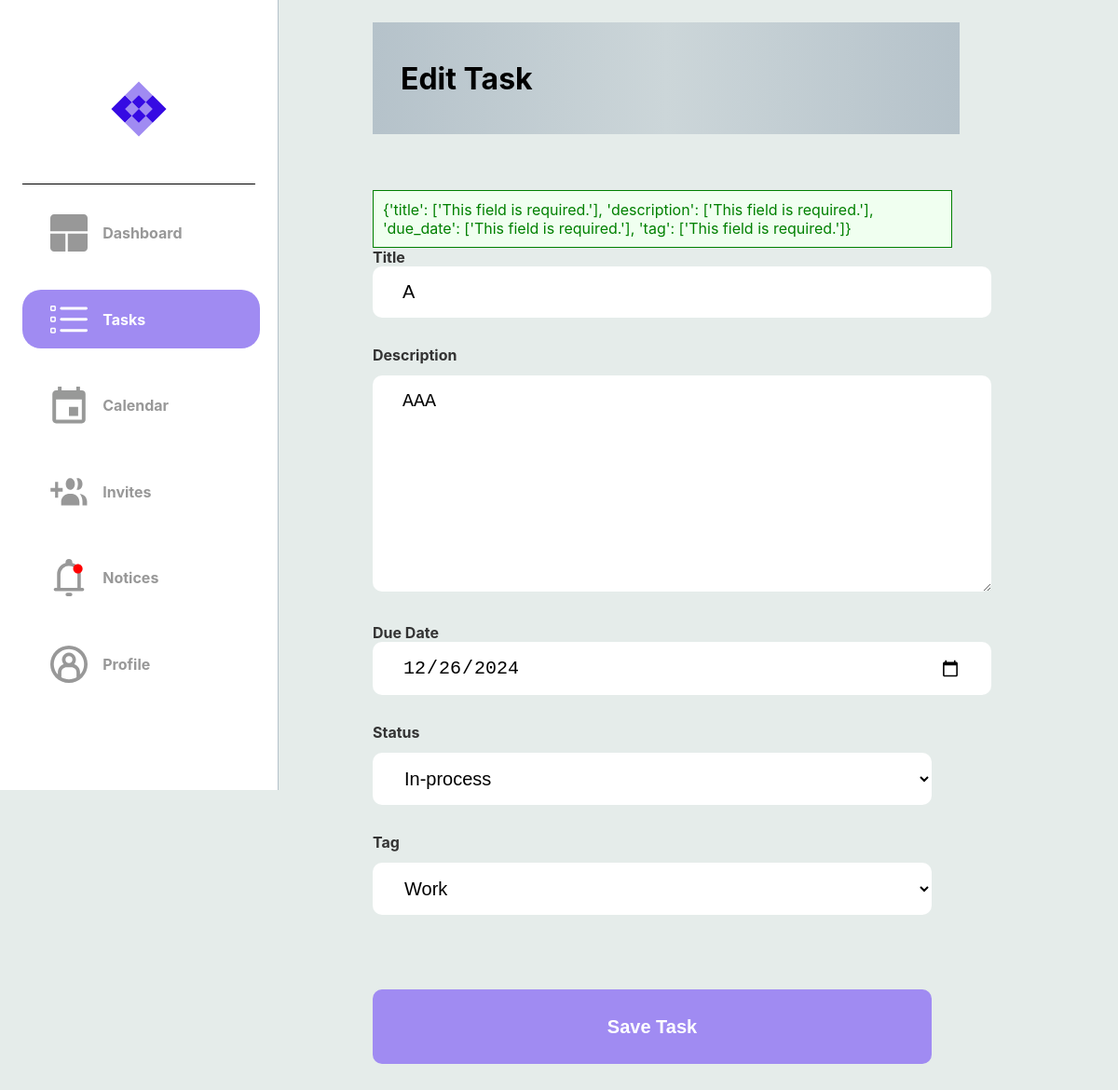
The app's page /save_task/1 (signed in) with its own data.
### dotask/models.py (models this page shows)
class Task(db.Model):
    __tablename__ = "task"
    id = db.Column(db.Integer, primary_key=True)
    title = db.Column(db.String(100), nullable=False)
    description = db.Column(db.String(400), nullable=False)
    due_date = db.Column(db.Date, nullable=False)
    status = db.Column(Enum(TaskStatus))
    tag = db.Column(Enum(TaskTag))
    users = relationship('User', secondary=user_task,
    backref='tasks')

### dotask/routes.py (the view)
@app.route("/save_task/<task_id>", methods=['GET','POST'])
@login_required
def hello_save_task(task_id):
        form = TaskForm(request.form)
        task = Task.query.get_or_404(task_id)
        notices = current_user.notes
        if form.validate():
            due_date_str = form.due_date.data
            form = request.form
            due_date_str = form.get('due_date')
            year, month, day = map(int, due_date_str.split('-')[:3])
            due_date = date(year, month, day)
            task = Task.query.get_or_404(task_id)
            try:
                if task:
                    task.title  = form.get('title')
                    task.description  = form.get('description')
                    task.due_date = due_date
                    task.status = form.get('status')
                    task.tag = form.get('tag')
                    all_users = task.users
                    notify = Notification(notification=f"Task has been updated by {current_user.last_name} {current_user.first_name}", task_title=task.title)
                    for user in all_users:
                        if user != current_user:
                            user.notes.append(notify)
                    db.session.commit()
                    flash(f'Task updated successfully!')
                    task_id = task.id
                    return redirect(url_for('hello_each_task',task_id=task_id))
            except Exception as e:
                flash(f'Error saving task: {str(e)}')
                return render_template("each_task.html", task=task, notices=notices)
        else:
            flash(form.errors, category='error')
            return render_template('edit_task.html', task=task, notices=notices)

### dotask/forms.py
class TaskForm(Form):
    title  = StringField('Title', [validators.DataRequired()])
    description  = StringField('Description',[validators.DataRequired()])
    due_date = DateField('Due Date',[validators.DataRequired()])
    tag = SelectField(u'Tag', choices=['Home','Work','Personal','Errands'], validators=[DataRequired()])

### dotask/routes.py (called while the page is built)
@app.after_request
def after_request(response):
    response.headers["Cache-Control"] = "no-cache, no-store, must-revalidate"
    return response

@login_manager.user_loader
def load_user(user_id):
    return User.query.get(user_id)

### dotask/templates/edit_task.html (shortened to what this page needs)
<!DOCTYPE html>
<html lang="en">
<head>
    {% extends "layout.html" %}
    {% block head %}
        <link rel="stylesheet" {% block css_tab_colour %} href="../static/css/tasks.css" {% endblock %}/>
    {% endblock %}
    {% block nav_title %}
    <div class="nav_title">
        <h1>Edit Task</h1>
    </div>
    {% endblock nav_title %}
    {% block flash_div %}
        {% with messages = get_flashed_messages() %}
            {% if messages %}
                <div class="flash-div">
                {% for message in messages %}
                {{ message }}
                {% endfor %}
                </div>
            {% endif %}
        {% endwith %}
    {% endblock flash_div %}
    {% block task_image_colour %}
        <a class="a2" href="{{ url_for('hello_tasks') }}">
        <div id="logos">
            <img class="imgs" src="../static/svg/tasks_active.svg">
            <h4 class="sidebar-text">Tasks</h4>
        </div>
        </a>
    {% endblock task_image_colour %}
    {% block new_task_form %}
        <form action="/save_task/{{ task.id }}" method="POST">
            <label for="title">Title</label>
            <input type="text" name="title" class="labels" id="title" value="{{ task['title'] }}">
            <label for="description">Description</label>
            <textarea
                name="description"class="labels description" id="description" rows="4" cols="30">{{ task['description'] }}
            </textarea>
            <label for="due_date">Due Date</label>
            <input type="date" name="due_date" class="labels" id="due_date" value="{{ task['due_date'] }}">
            <label for="status">Status</label>
            <select name="status" id="status">
                {% if task.status.name == 'Completed' %}
                  <option value="In_Progress">In-process</option>
                  <option value="Completed" selected>Completed</option>
                  <option value="Cancelled">Cancelled</option>
                {% elif task.status.name == 'Cancelled' %}
                  <option value="In_Progress">In-process</option>
                  <option value="Completed">Completed</option>
                  <option value="Cancelled" selected>Cancelled</option>
                {% else %}
                  <option value="In_Progress" selected>In-process</option>
                {% endif %}
              </select>
            <label for="tag">Tag</label>
            <select name="tag" id="tag">
                {% if task.tag.name == 'Home' %}
                <option value="Home" selected>Home</option>
                <option value="Work">Work</option>
                <option value="Personal">Personal</option>
                <option value="Errands">Errands</option>
                {% elif task.tag.name == 'Work' %}
                <option value="Work" selected>Work</option>
                {% elif task.tag.name == 'Personal' %}
                <option value="Home">Home</option>
                <option value="Work">Work</option>
                <option value="Personal" selected>Personal</option>
                <option value="Errands">Errands</option>
                {% else %}
                <option value="Home">Home</option>
                <option value="Work">Work</option>
                <option value="Personal">Personal</option>
                <option value="Errands" selected>Errands</option>
                {% endif %}
            </select>
            <input type="submit" value="Save Task">
        </form>
    {% endblock new_task_form %}

### dotask/static/css/layout.css (style rules this page uses)
@media (min-width: 768px) { body { margin: auto; padding-bottom: 10vh; background-color: #E5ECEA; display: flex; font-family: inter; } }
@media (min-width: 768px) { a { text-decoration: none; color: black; } }
@media (min-width: 768px) { .sidebar > div > a { width: 90%; text-decoration: none; } }
@media (min-width: 768px) { .sidebar > div > a > div { width: 100%; height: 10%; padding-left: 30px; margin: 5% auto; border-radius: 20px; } }
@media (min-width: 768px) { #logos { width: 100%; display: grid; grid-template-columns: 1fr 3fr; align-items: center; } }
@media (min-width: 768px) { .sidebar-text { color: #989898; font-size: 1rem; } }
@media (min-width: 768px) { .imgs { height: 40px; width: 40px; } }

### dotask/static/css/tasks.css (style rules this page uses)
@media (min-width: 768px) { .a2 > div { background-color: #A08BF2; width: 100%; height: 10%; padding-left: 30px; margin: 5% auto; border-radius: 20px; color: white; } }
@media (min-width: 768px) { .a2 > div > h4 { color: white; } }
@media (min-width: 768px) { .a2 > div > img { fill: #FFFFFF; } }
@media (min-width: 768px) { .nav_title { padding-left: 5%; margin-bottom: 10%; background-image: linear-gradient(to right, #B5C2CA , #CCD6D9, #B5C2CA); display: flex; justify-content: start; align-items: center; width: 100%; height: 15vh; } }
@media (min-width: 768px) { input[type=text], input[type=date], input[type=submit], select { background-color: #FFFFFF; width: 600px; font-size: 20px; margin-bottom: 5%; border: none; border-radius: 10px; color: #000000; padding: 16px 32px; text-decoration: none; cursor: pointer; } }
@media (min-width: 768px) { input[type=submit] { width: 600px; height: 10vh; background-color: #A08BF2; color: #FFFFFF; font-size: 20px; font-weight: bold; margin-top: 50px; } }
@media (min-width: 768px) { select { padding-left: 5%; margin-bottom: 5%; margin-top: 2%; } }
@media (min-width: 768px) { label { color: #333; font-weight: bold; } }
@media (min-width: 768px) { #description { width: 600px; height: 200px; font-size: 20px; padding: 16px 32px; border: none; border-radius: 10px; color: #000000; margin-top: 2%; margin-bottom: 5%; } }
@media (min-width: 768px) { .flash-div { width: 100%; color: green; background-color: #f0fff0; border: 1px solid green; padding: 10px; } }

### records on screen
Task: title "A", description "AAA", due_date "12/26/2024", status "In-process", tag "Work"

### other values on screen
{{ message }} "{'title': ['This field is required.'], 'description': ['This field is required.'], 'due_date': ['This field is required.'], 'tag': ['This field is required.']}"
